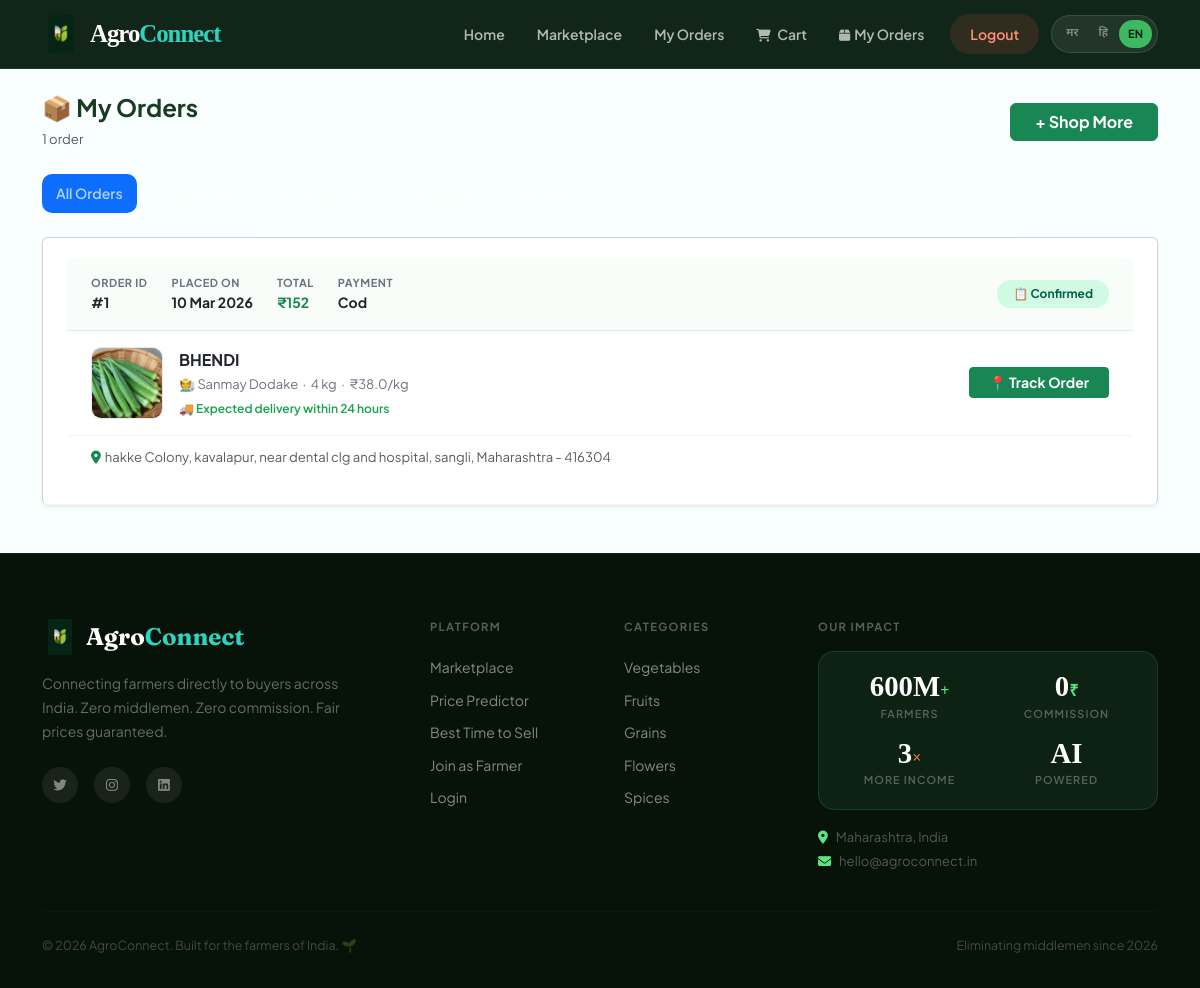
Screenshot of /my-orders (signed in) with the database file from the repository.
### models.py (models this page shows)
class Order(db.Model):
    __tablename__ = 'orders'
    order_id         = db.Column(db.Integer, primary_key=True)
    order_group_id   = db.Column(db.String(20))          # groups cart items in one checkout
    buyer_id         = db.Column(db.Integer, db.ForeignKey('users.user_id'), nullable=False)
    farmer_id        = db.Column(db.Integer, db.ForeignKey('users.user_id'), nullable=False)
    product_id       = db.Column(db.Integer, db.ForeignKey('products.product_id'), nullable=False)
    quantity         = db.Column(db.Float)
    total_price      = db.Column(db.Float)
    delivery_address = db.Column(db.Text)
    payment_method   = db.Column(db.String(30), default='cod')
    status           = db.Column(db.String(20), default='confirmed')
    created_at       = db.Column(db.DateTime, default=datetime.utcnow)
    buyer   = db.relationship('User', foreign_keys=[buyer_id])
    farmer  = db.relationship('User', foreign_keys=[farmer_id])
    product = db.relationship('Product', foreign_keys=[product_id])

class Product(db.Model):
    __tablename__ = 'products'
    product_id  = db.Column(db.Integer, primary_key=True)
    farmer_id   = db.Column(db.Integer, db.ForeignKey('users.user_id'), nullable=False)
    crop_name   = db.Column(db.String(100), nullable=False)
    category    = db.Column(db.String(50))
    quantity    = db.Column(db.Float)
    unit        = db.Column(db.String(20))
    price       = db.Column(db.Float)
    mrp         = db.Column(db.Float, nullable=True)   # MRP / original price
    description = db.Column(db.Text)
    image       = db.Column(db.String(200), default='default.jpg')
    status      = db.Column(db.String(20), default='available')
    created_at  = db.Column(db.DateTime, default=datetime.utcnow)
    farmer      = db.relationship('User', foreign_keys=[farmer_id])

class User(db.Model):
    __tablename__ = 'users'
    user_id    = db.Column(db.Integer, primary_key=True)
    name       = db.Column(db.String(100), nullable=False)
    email      = db.Column(db.String(100), unique=True, nullable=False)
    password   = db.Column(db.String(200), nullable=False)
    role       = db.Column(db.String(20), nullable=False)
    phone      = db.Column(db.String(15))
    location   = db.Column(db.String(100))
    created_at = db.Column(db.DateTime, default=datetime.utcnow)

### routes/buyer.py (the view)
@buyer.route('/my-orders')
@buyer_required
def my_orders():
    buyer_id = session['user_id']
    orders   = Order.query.filter_by(buyer_id=buyer_id).order_by(Order.created_at.desc()).all()
    return render_template('buyer/my_orders.html', orders=orders)

### routes/buyer.py (called while the page is built)
def buyer_required(f):
    @wraps(f)
    def decorated(*args, **kwargs):
        if 'user_id' not in session or session.get('user_role') != 'buyer':
            flash('Please login as buyer.', 'danger')
            return redirect(url_for('auth.login'))
        return f(*args, **kwargs)
    return decorated

### translations.py (called while the page is built)
def t(key, lang='en'):
    entry = TRANSLATIONS.get(key, {})
    return entry.get(lang) or entry.get('en') or key

### templates/buyer/my_orders.html (shortened to what this page needs)
{% extends 'base.html' %}
{% block content %}
<div class="container mt-4 mb-5">
  <div class="d-flex align-items-center justify-content-between mb-4">
    <div>
      <h4 class="fw-bold mb-1">📦 My Orders</h4>
      <small class="text-muted">{{ orders|length }} order{{ 's' if orders|length != 1 }}</small>
    </div>
    <a href="{{ url_for('buyer.marketplace') }}" class="btn btn-success fw-bold px-4">+ Shop More</a>
  </div>
  {% if not orders %}
  <div class="card shadow-sm text-center py-5">
    <div style="font-size:70px;">📭</div>
    <h5 class="fw-bold mt-3">No orders yet!</h5>
    <p class="text-muted">Start shopping fresh farm produce!</p>
    <a href="{{ url_for('buyer.marketplace') }}" class="btn btn-success px-5 mt-2">Browse Marketplace</a>
  </div>
  {% else %}
  <ul class="nav nav-pills mb-4 gap-2" id="orderTabs">
    <li class="nav-item"><a class="nav-link active" href="#" data-filter="all">All Orders</a></li>
    <li class="nav-item"><a class="nav-link" href="#" data-filter="confirmed">Confirmed</a></li>
    <li class="nav-item"><a class="nav-link" href="#" data-filter="out_for_delivery">Out for Delivery</a></li>
    <li class="nav-item"><a class="nav-link" href="#" data-filter="delivered">Delivered</a></li>
    <li class="nav-item"><a class="nav-link" href="#" data-filter="cancelled">Cancelled</a></li>
  </ul>
  <div id="ordersList">
    {% for order in orders %}
    <div class="card shadow-sm mb-3 order-card" data-status="{{ order.status }}">
      <div class="card-body p-0">
        <div class="d-flex align-items-center justify-content-between px-4 py-3"
             style="background:#f8fdf9; border-bottom:1px solid #e5e7eb; border-radius:10px 10px 0 0;">
          <div class="d-flex gap-4 flex-wrap">
            <div>
              <div style="font-size:11px;color:#6b7280;text-transform:uppercase;font-weight:700;letter-spacing:.05em;">Order ID</div>
              <div class="fw-bold" style="font-size:14px;">#{{ order.order_id }}</div>
            </div>
            <div>
              <div style="font-size:11px;color:#6b7280;text-transform:uppercase;font-weight:700;letter-spacing:.05em;">Placed On</div>
              <div class="fw-bold" style="font-size:14px;">{{ order.created_at.strftime('%d %b %Y') }}</div>
            </div>
            <div>
              <div style="font-size:11px;color:#6b7280;text-transform:uppercase;font-weight:700;letter-spacing:.05em;">Total</div>
              <div class="fw-bold text-success" style="font-size:14px;">₹{{ order.total_price|int }}</div>
            </div>
            <div>
              <div style="font-size:11px;color:#6b7280;text-transform:uppercase;font-weight:700;letter-spacing:.05em;">Payment</div>
              <div class="fw-bold text-capitalize" style="font-size:14px;">{{ order.payment_method or 'COD' }}</div>
            </div>
          </div>
          <div>
            {% if order.status == 'delivered' %}
              <span class="badge px-3 py-2" style="background:#dcfce7;color:#15803d;font-size:12px;border-radius:20px;">✅ Delivered</span>
            {% elif order.status == 'out_for_delivery' %}
              <span class="badge px-3 py-2" style="background:#dbeafe;color:#1d4ed8;font-size:12px;border-radius:20px;">🚚 Out for Delivery</span>
            {% elif order.status == 'packed' %}
              <span class="badge px-3 py-2" style="background:#fef9c3;color:#92400e;font-size:12px;border-radius:20px;">📦 Packed</span>
            {% elif order.status == 'farmer_confirmed' %}
              <span class="badge px-3 py-2" style="background:#f3e8ff;color:#7c3aed;font-size:12px;border-radius:20px;">🧑‍🌾 Farmer Confirmed</span>
            {% elif order.status == 'cancelled' %}
              <span class="badge px-3 py-2" style="background:#fee2e2;color:#dc2626;font-size:12px;border-radius:20px;">❌ Cancelled</span>
            {% else %}
              <span class="badge px-3 py-2" style="background:#d1fae5;color:#065f46;font-size:12px;border-radius:20px;">📋 Confirmed</span>
            {% endif %}
          </div>
        </div>
        <div class="d-flex align-items-center px-4 py-3 gap-3">
          <img src="{{ url_for('static', filename='images/' ~ (order.product.image or 'logo.png')) }}"
               style="width:72px;height:72px;object-fit:cover;border-radius:10px;border:1px solid #e5e7eb;flex-shrink:0;"
               onerror="this.src='/static/images/logo.png'">
          <div class="flex-grow-1">
            <div class="fw-bold fs-6">{{ order.product.crop_name }}</div>
            <div style="font-size:13px;color:#6b7280;margin-top:2px;">
              🧑‍🌾 {{ order.product.farmer.name }}
              &nbsp;·&nbsp; {{ order.quantity|int }} {{ order.product.unit or 'kg' }}
              &nbsp;·&nbsp; ₹{{ order.product.price }}/{{ order.product.unit or 'kg' }}
            </div>
            {% if order.status not in ['delivered', 'cancelled'] %}
            <div style="font-size:12px;color:#16a34a;margin-top:4px;font-weight:600;">
              🚚 Expected delivery within 24 hours
            </div>
            {% elif order.status == 'delivered' %}
            <div style="font-size:12px;color:#6b7280;margin-top:4px;">
              Delivered on {{ order.created_at.strftime('%d %b %Y') }}
            </div>
            {% endif %}
          </div>
          <div class="d-flex flex-column gap-2" style="min-width:140px;">
            {% if order.status not in ['delivered', 'cancelled'] %}
            <a href="{{ url_for('buyer.order_track', order_id=order.order_id) }}"
               class="btn btn-success btn-sm fw-bold">📍 Track Order</a>
            {% endif %}
          </div>
        </div>
        <div class="px-4 pb-3 pt-2" style="border-top:1px solid #f3f4f6;">
          <small class="text-muted">
            <i class="fas fa-map-marker-alt me-1 text-success"></i>{{ order.delivery_address }}
          </small>
        </div>
      </div>
    </div>
    {% endfor %}
  </div>
  {% endif %}
</div>
{% endblock %}

### static/css/style.css (style rules this page uses)
*, *::before, *::after { box-sizing: border-box; margin: 0; padding: 0; }
html { scroll-behavior: smooth; }
:root { --mint-50: #f0fdf4; --mint-100: #dcfce7; --mint-200: #bbf7d0; --mint-300: #86efac; --mint-400: #4ade80; --mint-500: #22c55e; --mint-600: #16a34a; --mint-700: #15803d; --accent: #2dd4bf; --accent-2: #14b8a6; --accent-3: #0d9488; --accent-glow: rgba(45,212,191,0.22); --accent-pale: rgba(45,212,191,0.10); --accent-rim: rgba(45,212,191,0.28); --green: #22c55e; --green-2: #16a34a; --green-pale: rgba(34,197,94,0.10); --page-bg: #f8fffe; --panel-bg: #ffffff; --hdr-bg: #0a1f12; --hdr-2: #0d2a18; --txt-900: #0a1f12; --txt-700: #1a3a22; --txt-500: #3d6650; --txt-400: #5a7a65; --txt-300: #8aab92; --txt-200: #b0ccb8; --txt-100: #d4e8da; --s-green: #22c55e; --s-amber: #f59e0b; --s-blue: #3b82f6; --s-red: #ef4444; --s-purple: #a855f7; --s-teal: #14b8a6; --bg-green: #f0fdf4; --bg-amber: #fffbeb; --bg-blue: #eff6ff; --bg-red: #fef2f2; --bg-teal: #f0fdfa; --bg-purple: #faf5ff; --border: #e2f0e6; --border-2: #c8e0ce; --border-accent: rgba(45,212,191,0.30); --sh-xs: 0 1px 3px rgba(10,31,18,0.06); --sh-sm: 0 2px 8px rgba(10,31,18,0.08); --sh-md: 0 4px 16px rgba(10,31,18,0.10); --sh-lg: 0 8px 28px rgba(10,31,18,0.12); --sh-xl: 0 16px 48px rgba(10,31,18,0.14); --sh-mint: 0 6px 24px rgba(45,212,191,0.28); --sh-green: 0 6px 20px rgba(34,197,94,0.28); --r-xs: 6px; --r-sm: 10px; --r-md: 14px; --r-lg: 18px; --r-xl: 24px; --r-pill: 100px; --ease: cubic-bezier(.4,0,.2,1); --bg-0:#040c06; --bg-1:#081410; --bg-2:#0d1f14; --g1:#72e89a; --g2:#4cce72; --g3:#35a058; --g4:#236e3c; --g-glow:rgba(114,232,154,.20); --g-pale:rgba(114,232,154,.08); --ink:#0a1f12; --ink-4:rgba(10,31,18,0.45); --field:#22c55e; --field-2:#2dd4bf; --amber:#f59e0b; --orange:#f97316; --red:#ef4444; --blue:#3b82f6; --purple:#a855f7; --t1:#0a1f12; --t2:rgba(10,31,18,.68); --t3:rgba(10,31,18,.40); --shadow-sm:0 2px 8px rgba(10,31,18,.08); --shadow-md:0 4px 16px rgba(10,31,18,.10); --radius-sm:10px; --radius-md:14px; --radius-lg:18px; --radius-pill:100px; --sh-btn: 0 6px 20px rgba(34,197,94,0.30); }
body { font-family: 'Plus Jakarta Sans', sans-serif; background: var(--page-bg); color: var(--txt-700); font-size: 0.9375rem; line-height: 1.6; -webkit-font-smoothing: antialiased; }
.nav-link { color: rgba(255,255,255,0.68) !important; font-weight: 600 !important; font-size: 0.875rem !important; padding: 8px 14px !important; border-radius: var(--r-sm) !important; transition: all 0.18s var(--ease) !important; }
.order-card { padding: 20px 24px; border-bottom: 1px solid #f0f6f1; transition: background 0.15s; }

### rows the page displays
Order: order_id "1", created_at "10 Mar 2026", total_price "152", payment_method "Cod", status "📋 Confirmed", image (picture), product.crop_name "BHENDI", product.farmer.name "Sanmay Dodake", quantity "4", product "kg", product.price "38.0", delivery_address "hakke Colony, kavalapur, near dental clg and hospital, sangli, Maharashtra - 416304"

### other values shown
{{ t('nav_home') }} "Home"
{{ t('nav_marketplace') }} "Marketplace"
{{ t('nav_my_orders') }} "My Orders"
{{ t('nav_cart') }} "Cart"
{{ t('nav_logout') }} "Logout"
{{ orders|length }} "1"
{{ t('footer_tagline') }} "Connecting farmers directly to buyers across India. Zero middlemen. Zero commission. Fair prices guaranteed."
{{ t('nav_price') }} "Price Predictor"
{{ t('nav_best_time') }} "Best Time to Sell"
{{ t('nav_login') }} "Login"
{{ cat|capitalize }} "Vegetables" "Fruits" "Grains" "Flowers" "Spices"
{{ t('footer_copy') }} "© 2026 AgroConnect. Built for the farmers of India. 🌱"
